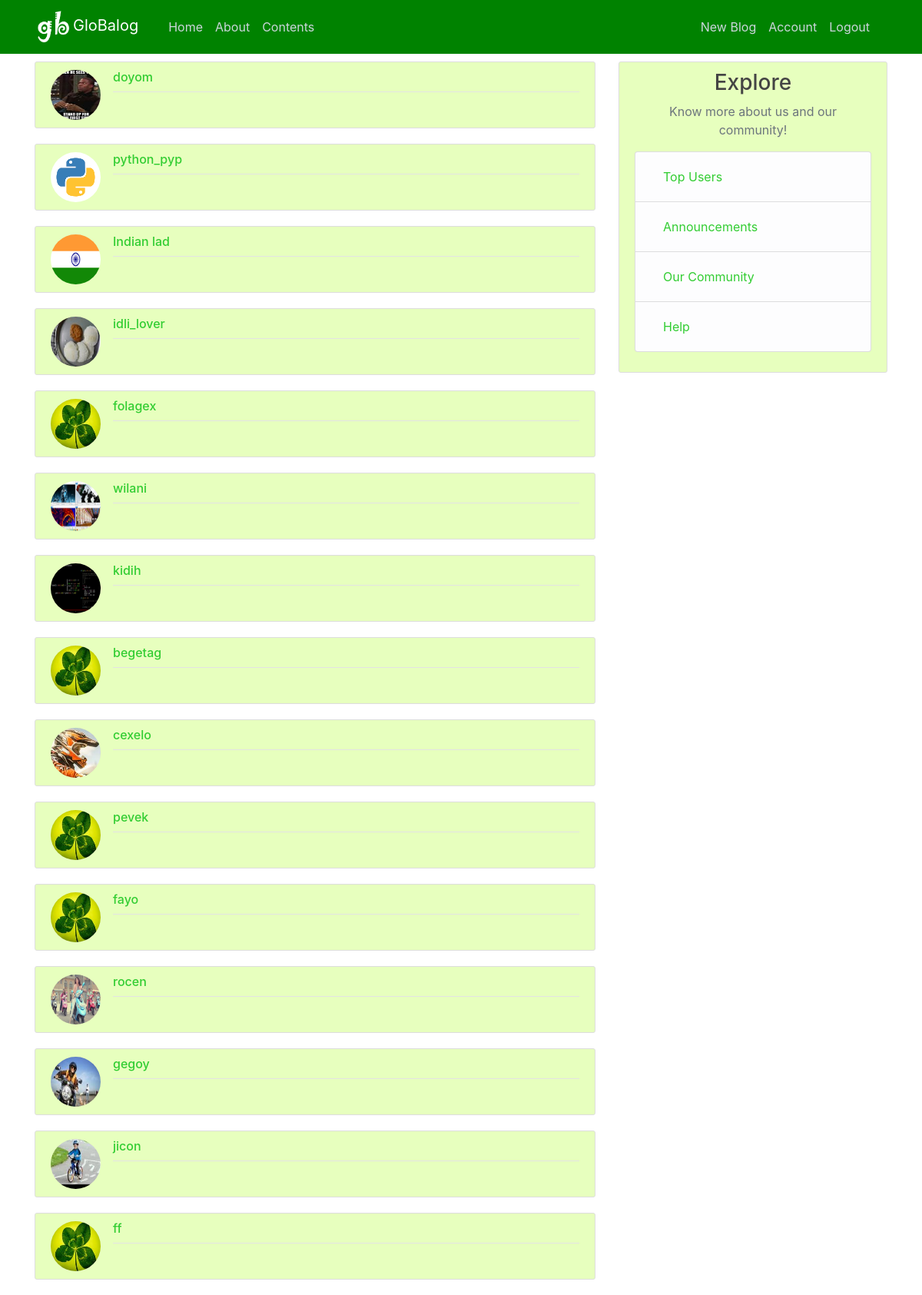
/community (signed in), run on the app's committed database.
### blog/model.py (models this page shows, shortened)
class User(db.Model,UserMixin):
    id=db.Column(db.Integer(),primary_key=True)
    username=db.Column(db.String(20),unique=True,nullable=False)
    email=db.Column(db.String(120),unique=True,nullable=False )
    password=db.Column(db.String(60),unique=True,nullable=False)
    confirmed = db.Column(db.Boolean, nullable=False, default=False)
    image_file = db.Column(db.String(20), nullable=False, default='default.jpg')
    posts = db.relationship('Post',backref='author',lazy=True)

### blog/main/routes.py (the view)
@main.route('/community')
def community():
    users=User.query.all()
    Top_users=[]
    for user in users:
        posts=Post.query.filter_by(author=user).all()
        Top_users.append([user,len(posts)])
    Top_users=sorted(Top_users,key=lambda x: (x[1]),reverse=True)
    return render_template('main/community.html',title='Top Users',users=Top_users)

### blog/model.py (called while the page is built)
@login_manager.user_loader
def load_user(user_id):
    return User.query.get(int(user_id))

### blog/templates/main/community.html
{%extends 'main/layout.html'%}
{%block content%}
	{%for user in users%}
		<article class="media content-section">
			<img class="rounded-circle article-img" src="{{ url_for('static', filename='profile_pics/' + user[0].image_file)}} ">
			  <div class="media-body">
			    <div class="article-metadata">
			      <h6><a class="mr-2" href="{{url_for('users.user_post',username=user[0].username)}}">{{ user[0].username }}</a></h6>
			    </div>
			   </div>
		</article>
	{%endfor%}
{%endblock content%}

### blog/static/main.css (style rules this page uses)
body { background:#FFFFFF ; color: #333333; margin-top: 5rem; }
h1, h2, h3, h4, h5, h6 { color: #444444; }
a { color: #32CD32; }
.content-section { background: #E7FFBE; padding: 10px 20px; border: 1px solid #dddddd; border-radius: 3px; margin-bottom: 20px; }
.article-img { height: 65px; width: 65px; margin-right: 16px; }
.article-metadata { padding-bottom: 1px; margin-bottom: 4px; border-bottom: 1px solid #e3e3e3 }

### data on the page
User: image_file (picture), username "doyom"
User: image_file (picture), username "python_pyp"
User: image_file (picture), username "Indian lad"
User: image_file (picture), username "idli_lover"
User: image_file (placeholder picture), username "folagex"
User: image_file (picture), username "wilani"
User: image_file (picture), username "kidih"
User: image_file (placeholder picture), username "begetag"
User: image_file (picture), username "cexelo"
User: image_file (placeholder picture), username "pevek"
User: image_file (placeholder picture), username "fayo"
User: image_file (picture), username "rocen"
User: image_file (picture), username "gegoy"
User: image_file (picture), username "jicon"
User: image_file (placeholder picture), username "ff"
